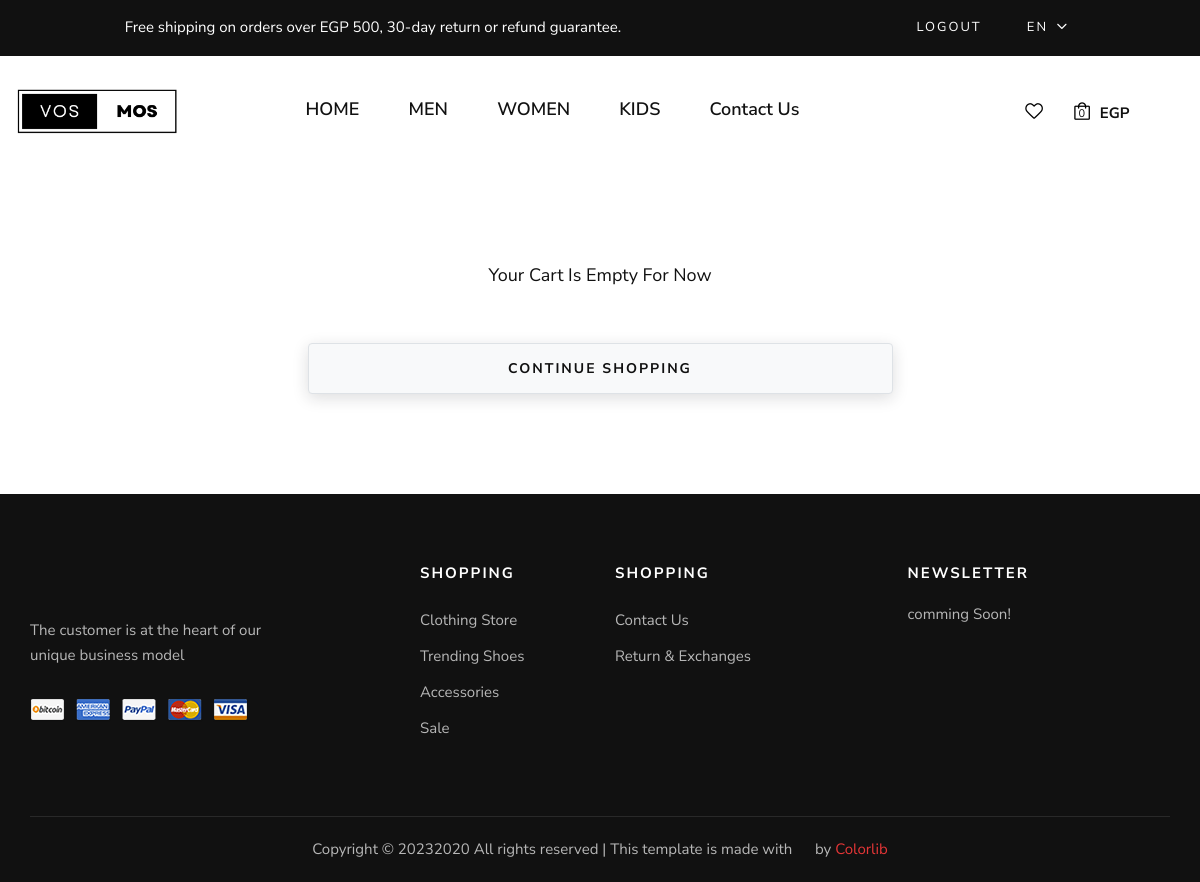
/cart (signed in), run on an earlier commit of the app's database.
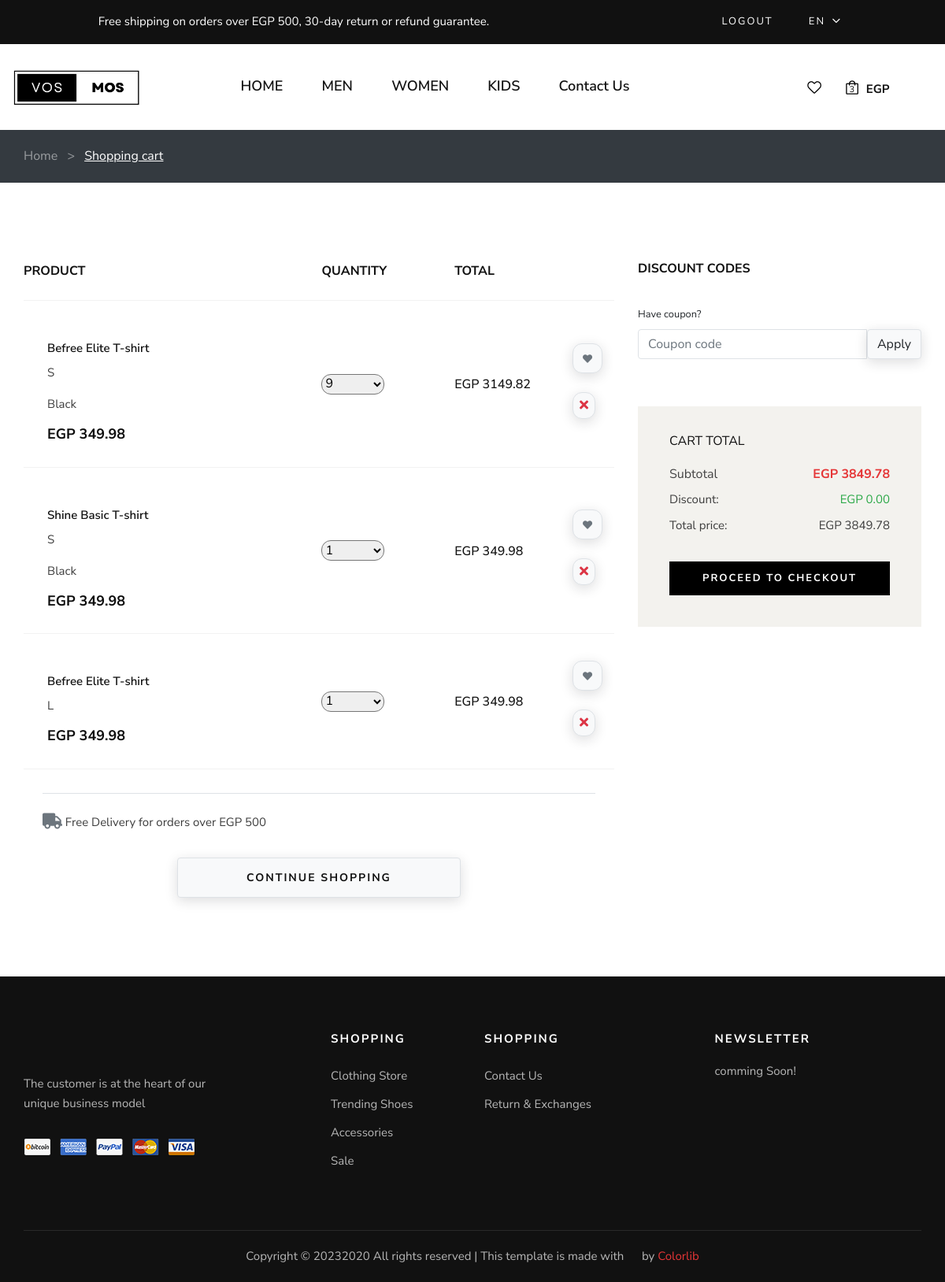
And on a later commit of the database.
### frontend/models.py (models this page shows, shortened)
class CartItem(models.Model):
    product = models.ForeignKey(Product, on_delete=models.CASCADE)
    quantity = models.IntegerField(default=1)
    cart = models.ForeignKey(Cart, on_delete=models.CASCADE, related_name="items", null=True)
    customized = models.BooleanField(default=False)
    size = models.CharField(max_length=10, blank=True, null=True)
    color = models.CharField(max_length=10, blank=True, null=True)
    def __str__(self):
        return f'{self.product.product_name} ({self.quantity})'
    @property
    def total(self):
        total = float(self.product.price) * int(self.quantity)
        return float("{:.2f}".format(total))

class Product(models.Model):
    CATEGORY_CHOICES = (
        ('M', 'Men'),
        ('W', 'Women'),
        ('K', 'Kids'),
        ('A', 'Accessories'),
    )
    SUB_CATEGORY_CHOICES = (
    ('S', 'Shirt'),
    ('SW', 'Sport wear'),
    ('OW', 'Outwear')
    )
    LABEL_CHOICES = (
        ('NEW', 'primary'),
        ('BEST Seller', 'secondary'),
        ('N', '')
    )
    product_id = models.AutoField
    id = models.AutoField(primary_key=True, auto_created=True)
    product_name = models.CharField(max_length=50)
    category = models.CharField(choices=CATEGORY_CHOICES, max_length=2)
    label = models.CharField(choices=LABEL_CHOICES, max_length=11, default="")
    subcategory = models.CharField(choices= SUB_CATEGORY_CHOICES ,max_length=50, default="")
    price = models.FloatField(default=0)
    discount_price = models.FloatField(default=0)
    pub_date = models.DateField()
    image = models.ImageField(upload_to=rename_image, default="", blank=True, null=True)
    material = models.CharField(max_length=50, default="Coton 100%")
    description = models.TextField(default="Are you looking for a t shirt that is comfortable, stylish and affordable? Look no further than our new collection of t shirts, designed to suit any occasion and personality. Whether you want to express your creativity, show your support for a cause, or simply enjoy a casual day out, we have the perfect t shirt for you. Our t shirts are made from high-quality cotton, which is soft, breathable and durable. They come in a variety of colors, sizes and designs, so you can find the one that matches your style and mood.  Our t shirts are easy to wash and care for, and they will not fade or shrink over time. They are also eco-friendly and ethically produced, so you can wear them with confidence and pride. Order your t shirt today and enjoy free shipping for orders over EGP 500. You will love how you look and feel in our t shirts, and so will everyone else. Don't miss this opportunity to get the best t shirt ever.")
    path = models.CharField(max_length=50, default="")
    def get_absolute_url(self):
        return f"/product_detail/{self.id}/"

class Cart(models.Model):
    user = models.ForeignKey(MyUser, on_delete=models.CASCADE, null= True, blank = True)
    applied_coupons = models.ManyToManyField(PromoCode, blank=True,related_name="Applied_Coupons")
    session_key = models.CharField(max_length=32, null=True, blank=True)
    created_at = models.DateTimeField(auto_now_add=True)
    updated_at = models.DateTimeField(auto_now=True)
    ordered = models.BooleanField(default=False)
    coupon = models.ForeignKey(
        PromoCode, on_delete=models.SET_NULL, blank=True, null=True)
    shipping_cost = models.DecimalField(max_digits=10, decimal_places=2, default=25.99)
    @property
    def discount(self):
        if self.coupon:
            total_price = sum(item.total for item in self.items.all())
            discount_amount = total_price * self.coupon.discount
            max_discount = self.coupon.max_discount
            return min(discount_amount, max_discount)
        else:
            return 0
    @property
    def total_price_before_discount(self):
        total_price = sum(item.total for item in self.items.all())
        return "{:.2f}".format(total_price)
    @property
    def total_price(self):
        total_price = sum(item.total for item in self.items.all())
        total_price -= self.discount
        return "{:.2f}".format(total_price)

### frontend/views.py (the view, shortened to what this page needs)
# urls.py: path('cart', views.cart, name='cart'),
def cart(request):
    if request.method == "GET":
        existing_options = [
        {'value': 1, 'label': '1'},
        {'value': 2, 'label': '2'},
        {'value': 3, 'label': '3'},
        {'value': 4, 'label': '4'},
        {'value': 5, 'label': '5'},
        {'value': 6, 'label': '6'},
        {'value': 7, 'label': '7'},
        {'value': 8, 'label': '8'},
        {'value': 9, 'label': '9'},
        {'value': 10, 'label': '10'},
        ]
    if request.user.is_authenticated:
        try:
            cart = Cart.objects.get(user=request.user)
        except Cart.DoesNotExist:
            cart = Cart.objects.create(user=request.user)
        CartItems = CartItem.objects.filter(cart=cart)
        discount = cart.discount
        if cart.coupon:
            promo_code = cart.coupon.code
        else:
            promo_code = False
        context = {'promocode': promo_code, 'existing_options': existing_options,
                   'cart': CartItems, 'user_cart': cart, 'discount': discount}
    return render(request, 'cart.html', context)

### frontend/templates/cart.html (shortened to what the changed rows need)
{% extends "layout.html" %}
{% load static %}
{% block body %}
    {% if cart|length != 0 %}
    <div data-cart="{{ cart }}"  class="bg-dark">
      <div class="container py-4">
        <nav class="d-flex">
          <h6 class="mb-0">
            <a href="{% url 'index' %}" class="text-white-50">Home</a>
            <span class="text-white-50 mx-2"> > </span>
            <a href="{% url 'cart' %}" class="text-white"><u>Shopping cart</u></a>
          </h6>
        </nav>
      </div>
    </div>
    <section class="shopping-cart spad">
      <div class="container">
        <div class="row">
          <div class="col-lg-8">
            <div class="shopping__cart__table">
              <table>
                <thead>
                  <tr>
                    <th>Product</th>
                    <th>Quantity</th>
                    <th>Total</th>
                    <th></th>
                  </tr>
                </thead>
                <tbody>
                  {% for item in cart %}
                  <tr id="x{{ item.product.id }}{{ item.size }}{{ item.color }}" data-size="{{ item.size }}" data-color="{{ item.color }}" style="position: relative;">
                    <td class="product__cart__item">
                      <a href="{{ item.product.get_absolute_url }}">
                      <div class="product__cart__item__text">
                        <h6>{{ item.product.product_name }}</h6>
                        <p>{{item.size}}</p>
                        <p>{{item.color}}</p>
                        <h5>EGP {{ item.product.price }}</h5>
                      </div></a>
                    </td>
                    <td class="quantity__item">
                      <div class="">
                        <select value="{{ item.quantity }}" class="quantity-select form-select me-4" data-product-id="{{ item.product.id }}" style="width: 80px; border-radius: 12px;">
                          {% for option in existing_options|dictsort:"value" %}
                          <option value="{{ option.value }}" {% if option.value == item.quantity %}selected{% endif %}>{{ option.label }}</option>
                          {% endfor %}
                      </select>
                      </div>
                    </td>
                    <td class="cart__price"><text id="total_price_{{ item.product.id }}" class="h6">EGP {{ item.total }}</text> <br />
                    </td>
                    <td>
                      <div class="col-lg col-sm-6 d-flex justify-content-sm-center justify-content-md-start justify-content-lg-center justify-content-xl-end mb-2">
                        <div class="float-md-end">
                          <a onclick="addToFavorites('{{ item.product.id }}')" href="#" class="btn btn-light border px-2 icon-hover filler" style="border-radius: 12px;"><i class="fas fa-heart fa-xs px-1 text-secondary"></i></a>
                          <br>
                          <br>
                          <a href="#" onclick="removeFromCart(event, '{{ item.product.id }}', '{{ item.size }}', '{{ item.color }}' )" class="btn btn-light border text-danger icon-hover-danger" style="border-radius: 12px; padding: 4px 8px;"> <i class="fa fa-close"></i></a>
                        </div>
                      </div>
                    </td>
                  </tr>
                  {% endfor %}
                </tbody>
              </table>
            </div>
            <div class="border-top pt-4 mx-4 mb-4">
              <p><i class="fas fa-truck text-muted fa-lg"></i> Free Delivery for orders over EGP 500</p>
            </div>
            <div class="row ">
              <div class="col-lg-6 col-md-6 col-sm-6">
                <div class="continue__btn">
                  <a class="btn btn-light w-100 border mt-2" id="back-button">Continue Shopping</a>
                </div>
              </div>
            </div>
          </div>
          <div class="col-lg-4">
            <div class="cart__discount">
              <h6>Discount codes</h6>
              <div id="main_coupon_div" class="form-group">
                <label class="form-label">Have coupon?</label>
                  {% if user.is_authenticated %}
                  <div class="input-group">
                    <input id="promo_code" type="text" class="form-control border" name="promo_code" placeholder="Coupon code" />
                    <button id="apply-promo-code" onclick="Apply_promo_function()" class="btn btn-light border">Apply</button>
                  </div>
                    {% else %}
                    <h5><a href="{% url 'login' %}">Login</a> or <a href="{% url 'register' %}">Create An Account</a> To Use Coupons</h5>
                    <hr />
                    <p>Don't Worry We Will Keep Your Cart Items And Designs :) </p>
                    {% endif %}
                </div>
            </div>
            <div id="cart_summary" class="cart__total">
              <h6>Cart total</h6>
              <ul>
                <li>Subtotal <span id="cart_total">EGP {{ user_cart.total_price_before_discount }}</span></li>
                <div class="d-flex justify-content-between">
                  <p class="mb-2">Discount:</p>
                  {% if promocode %}
                  <p id="discount" class="mb-2 text-success">EGP {{ discount }}</p>
                  {% else %}
                  <p id="discount" class="mb-2 text-success">EGP 0.00</p>
                  {% endif %}
                </div>
                <div class="d-flex justify-content-between">
                  <p class="mb-2">Total price:</p>
                  {% if promocode %}
                    <p id="cart_total_discount" class="mb-2 fw-bold">EGP {{user_cart.total_price}}</p>
                  {% else %}
                    <p id="cart_total_discount" class="mb-2">EGP {{user_cart.total_price_before_discount}}</p>
                  {% endif %}
                </div>
              </ul>
              <a href="{% url 'checkout' %}" class="primary-btn w-screen">Proceed to checkout</a>
            </div>
          </div>
        </div>
      </div>
    </section>
    {% else %}
    <section class="shopping-cart spad"><h5 class="text-center">Your Cart Is Empty For Now</h5>
      <br>
      <br>
      <div class="row">
        <div class="col-lg-6 col-md-6 col-sm-6">
          <div class="continue__btn">
            <a class="btn btn-light w-100 border mt-2" id="back-button">Continue Shopping</a>
          </div>
        </div>
      </div>
    </section>
    {% endif %}
{% endblock %}

What changed in the data, as far as the page shows it:
added CartItem: product.product_name "Befree Elite T-shirt", size "S", color "Black", product.price "349.98", quantity+product "9", total "3149.82"
added CartItem: product.product_name "Shine Basic T-shirt", size "S", color "Black", product.price "349.98", quantity+product "1", total "349.98"
added CartItem: product.product_name "Befree Elite T-shirt", size "L", product.price "349.98", quantity+product "1", total "349.98"
now on this page (row edited): Cart: total_price_before_discount "3849.78"
Also different on the page:
{{ cart.count }}: (not shown) → "3"
text no longer shown: "0 Your Cart Is Empty For Now"
text now shown: "Home > Shopping cart PRODUCT QUANTITY TOTAL Free Delivery for orders over EGP 500 DISCOUNT CODES Have coupon? Apply CART TOTAL Subtotal EGP Discount: EGP 0.00 Total price: EGP PROCEED TO CHECKOUT"
